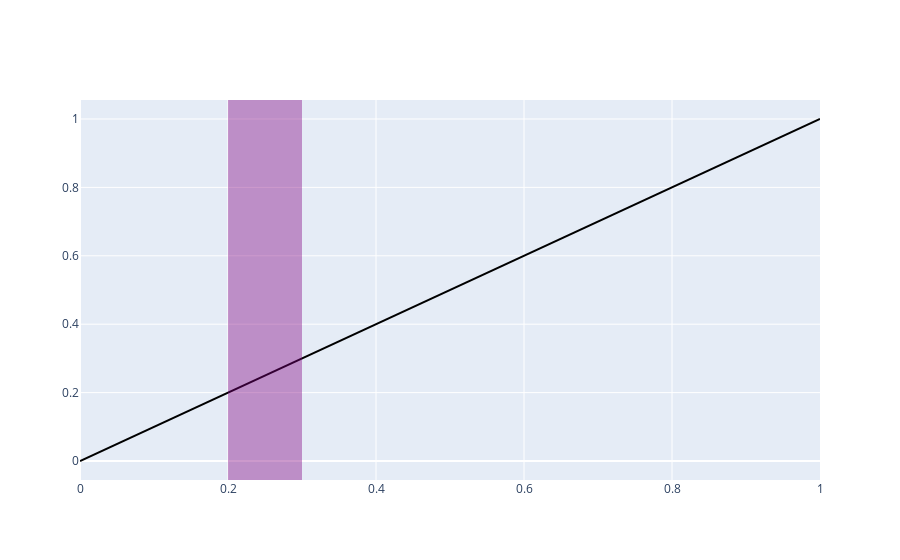

Here is the notebook cell this chart was saved with:
### Code cell
import plotly.graph_objects as go

fig = go.Figure()
fig.add_trace(go.Scatter(x=[0, 1], y=[0, 1], mode='lines', line_color='black'))
fig.add_vrect(x0=0.2, x1=0.3, fillcolor='purple', opacity=0.4, line_width=0)

### Figure 1 — Plotly figure (JSON) as saved in the notebook; plotly's stock layout.template omitted (floating-point values rounded to 4 significant figures)
{"data": [{"line": {"color": "black"}, "mode": "lines", "type": "scatter", "x": [0, 1], "y": [0, 1]}], "layout": {"shapes": [{"fillcolor": "purple", "line": {"width": 0}, "opacity": 0.4, "type": "rect", "x0": 0.2, "x1": 0.3, "xref": "x", "y0": 0, "y1": 1, "yref": "y domain"}]}}
